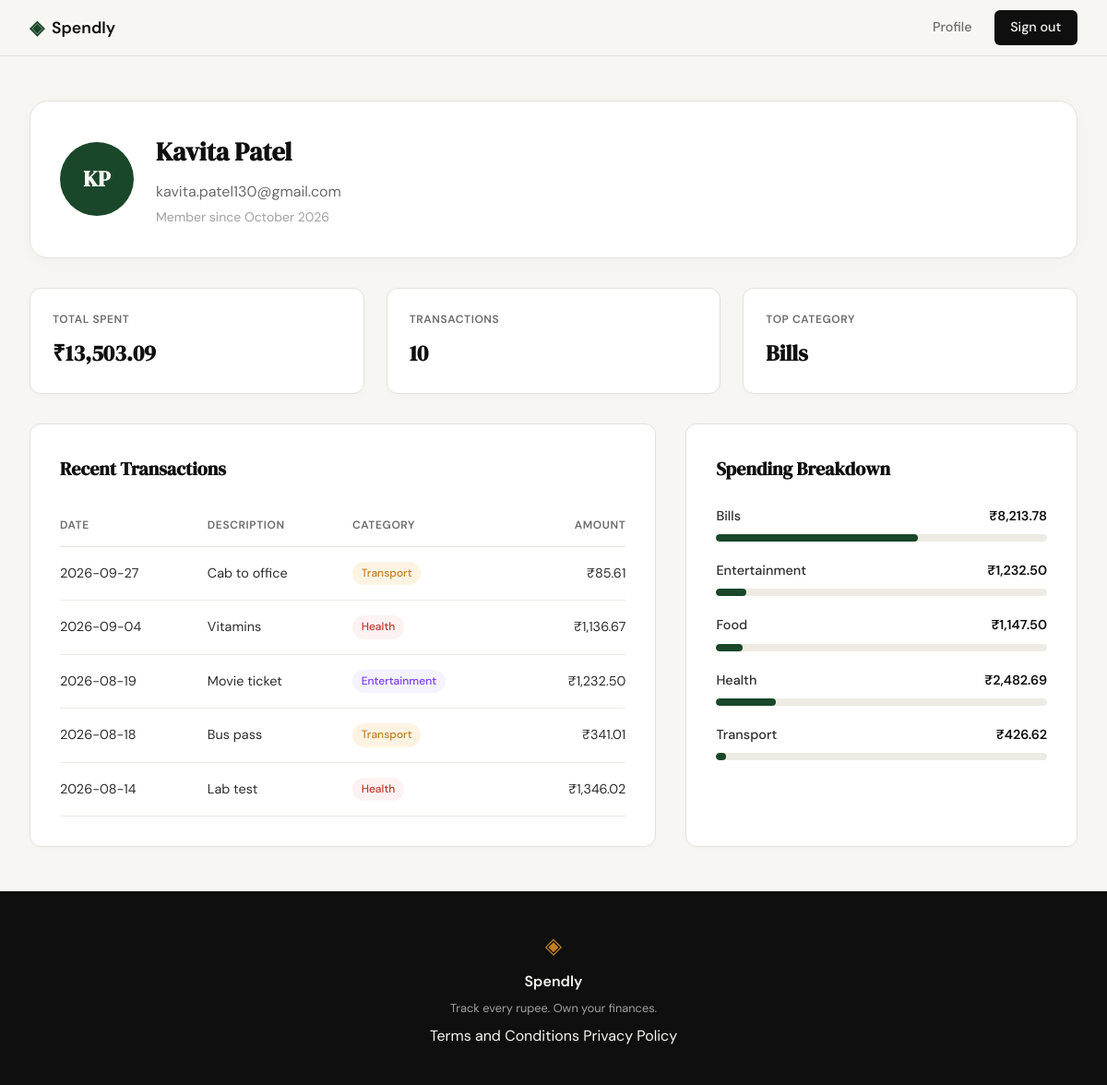
Screenshot of /profile (signed in) with the database file from the repository.
### tables this page shows
CREATE TABLE users (
                id INTEGER PRIMARY KEY AUTOINCREMENT,
                name TEXT NOT NULL,
                email TEXT UNIQUE NOT NULL,
                password_hash TEXT NOT NULL,
                created_at TEXT DEFAULT (datetime('now'))
            );

CREATE TABLE expenses (
                id INTEGER PRIMARY KEY AUTOINCREMENT,
                user_id INTEGER NOT NULL,
                amount REAL NOT NULL,
                category TEXT NOT NULL,
                date TEXT NOT NULL,
                description TEXT,
                created_at TEXT DEFAULT (datetime('now')),
                FOREIGN KEY (user_id) REFERENCES users (id)
            );

### app.py (the view)
@app.route("/profile")
@login_required
def profile():
    user_id = session.get("user_id")
    user_row = get_user_details(user_id)
    if not user_row:
        abort(404)
    created_at = user_row["created_at"]
    import datetime
    dt = datetime.datetime.strptime(created_at, "%Y-%m-%d %H:%M:%S")
    member_since = dt.strftime("%B %Y")
    user_data = {
        "name": user_row["name"],
        "email": user_row["email"],
        "member_since": member_since,
        "initials": "".join([n[0].upper() for n in user_row["name"].split()])
    }
    summary = get_spending_summary(user_id)
    stats = {
        "total_spent": f"₹{summary['total_spent']:,.2f}",
        "transaction_count": summary["transaction_count"],
        "top_category": summary["top_category"] or "None"
    }
    transactions_rows = get_recent_transactions(user_id)
    transactions = [
        {
            "date": row["date"],
            "description": row["description"],
            "category": row["category"],
            "amount": f"₹{row['amount']:,.2f}"
        }
        for row in transactions_rows
    ]
    breakdown_rows = get_category_breakdown(user_id)
    total_spend = sum(row["total"] for row in breakdown_rows)
    categories = []
    for row in breakdown_rows:
        percentage = 0
        if total_spend > 0:
            percentage = round((row["total"] / total_spend) * 100)
        categories.append({
            "name": row["category"],
            "total": f"₹{row['total']:,.2f}",
            "percentage": percentage
        })
    context = {
        "user": user_data,
        "stats": stats,
        "transactions": transactions,
        "categories": categories
    }
    return render_template("profile.html", **context)

### app.py (called while the page is built)
def login_required(f):
    @wraps(f)
    def decorated_function(*args, **kwargs):
        if not session.get("user_id"):
            return redirect(url_for("login"))
        return f(*args, **kwargs)
    return decorated_function

### database/db.py (called while the page is built)
def get_db():
    conn = sqlite3.connect(DB_PATH)
    conn.row_factory = sqlite3.Row
    conn.execute("PRAGMA foreign_keys = ON")
    return conn

def get_user_details(user_id):
    with get_db() as conn:
        return conn.execute(
            "SELECT name, email, created_at FROM users WHERE id = ?",
            (user_id,)
        ).fetchone()

def get_category_breakdown(user_id):
    with get_db() as conn:
        return conn.execute(
            "SELECT category, SUM(amount) as total FROM expenses WHERE user_id = ? GROUP BY category",
            (user_id,)
        ).fetchall()

def get_recent_transactions(user_id, limit=5):
    with get_db() as conn:
        rows = conn.execute(
            "SELECT date, description, category, amount FROM expenses WHERE user_id = ? ORDER BY date DESC LIMIT ?",
            (user_id, limit)
        ).fetchall()
        return [dict(row) for row in rows]

def get_spending_summary(user_id):
    with get_db() as conn:
        summary = conn.execute(
            "SELECT SUM(amount) as total_spent, COUNT(*) as transaction_count FROM expenses WHERE user_id = ?",
            (user_id,)
        ).fetchone()
        top_cat = conn.execute(
            "SELECT category FROM expenses WHERE user_id = ? GROUP BY category ORDER BY SUM(amount) DESC LIMIT 1",
            (user_id,)
        ).fetchone()
        return {
            "total_spent": summary["total_spent"] if summary["total_spent"] else 0.0,
            "transaction_count": summary["transaction_count"],
            "top_category": top_cat["category"] if top_cat else None
        }

### templates/profile.html (shortened to what this page needs)
{% extends "base.html" %}
{% block head %}
    <link rel="stylesheet" href="{{ url_for('static', filename='css/profile.css') }}">
{% endblock %}
{% block content %}
<div class="profile-container">
    <section class="profile-card">
        <div class="profile-card-inner">
            <div class="profile-avatar">{{ user.initials }}</div>
            <div class="profile-details">
                <h1 class="profile-name">{{ user.name }}</h1>
                <p class="profile-email">{{ user.email }}</p>
                <p class="profile-member">Member since {{ user.member_since }}</p>
            </div>
        </div>
    </section>
    <section class="profile-stats">
        <div class="stat-card">
            <span class="stat-label">Total Spent</span>
            <span class="stat-value">{{ stats.total_spent }}</span>
        </div>
        <div class="stat-card">
            <span class="stat-label">Transactions</span>
            <span class="stat-value">{{ stats.transaction_count }}</span>
        </div>
        <div class="stat-card">
            <span class="stat-label">Top Category</span>
            <span class="stat-value">{{ stats.top_category }}</span>
        </div>
    </section>
    <div class="profile-grid">
        <section class="profile-section">
            <h2 class="section-title">Recent Transactions</h2>
            <div class="table-wrapper">
                <table class="profile-table">
                    <thead>
                        <tr>
                            <th>Date</th>
                            <th>Description</th>
                            <th>Category</th>
                            <th class="text-right">Amount</th>
                        </tr>
                    </thead>
                    <tbody>
                        {% for tx in transactions %}
                        <tr>
                            <td>{{ tx.date }}</td>
                            <td>{{ tx.description }}</td>
                            <td><span class="category-badge" data-category="{{ tx.category }}">{{ tx.category }}</span></td>
                            <td class="text-right">{{ tx.amount }}</td>
                        </tr>
                        {% endfor %}
                    </tbody>
                </table>
            </div>
        </section>
        <section class="profile-section">
            <h2 class="section-title">Spending Breakdown</h2>
            <div class="category-breakdown">
                {% for cat in categories %}
                <div class="category-row">
                    <div class="category-info">
                        <span class="cat-name">{{ cat.name }}</span>
                        <span class="cat-total">{{ cat.total }}</span>
                    </div>
                    <div class="category-bar-container">
                        <div class="category-bar-fill" style="--bar-width: {{ cat.percentage }}%; width: var(--bar-width);"></div>
                    </div>
                </div>
                {% endfor %}
            </div>
        </section>
    </div>
</div>
{% endblock %}

### static/css/style.css (style rules this page uses)
:root { --ink: #0f0f0f; --ink-soft: #2d2d2d; --ink-muted: #6b6b6b; --ink-faint: #a0a0a0; --paper: #f7f6f3; --paper-warm: #f0ede6; --paper-card: #ffffff; --accent: #1a472a; --accent-light: #e8f0eb; --accent-2: #c17f24; --accent-2-light: #fdf3e3; --danger: #c0392b; --danger-light: #fdecea; --border: #e4e1da; --border-soft: #eeebe4; --cat-food: #e8f0eb; --cat-food-text: #1a472a; --cat-transport: #fdf3e3; --cat-transport-text: #c17f24; --cat-bills: #eef2ff; --cat-bills-text: #4f46e5; --cat-health: #fdf2f2; --cat-health-text: #c0392b; --cat-entertainment: #f5f3ff; --cat-entertainment-text: #7c3aed; --cat-shopping: #fff7ed; --cat-shopping-text: #ea580c; --cat-other: #f9fafb; --cat-other-text: #6b7280; --font-display: 'DM Serif Display', Georgia, serif; --font-body: 'DM Sans', system-ui, sans-serif; --max-width: 1200px; --auth-width: 440px; --radius-sm: 6px; --radius-md: 12px; --radius-lg: 20px; }
*, *::before, *::after { box-sizing: border-box; margin: 0; padding: 0; }
html { font-size: 16px; scroll-behavior: smooth; }
body { background: var(--paper); color: var(--ink); font-family: var(--font-body); font-size: 1rem; line-height: 1.6; -webkit-font-smoothing: antialiased; }
.stat-card { background: var(--paper); border: 1px solid var(--border-soft); border-radius: var(--radius-md); padding: 1.5rem; display: flex; flex-direction: column; gap: 0.25rem; }
.stat-label { font-size: 0.8rem; font-weight: 500; color: var(--ink-muted); }
.stat-value { font-family: var(--font-display); font-size: 1.5rem; color: var(--ink); font-weight: 600; }

### rows the page displays
users: name "Kavita Patel", email "kavita.patel130@gmail.com"
expenses: date "2026-09-27", description "Cab to office", category "Transport", amount "₹85.61"
expenses: date "2026-09-04", description "Vitamins", category "Health", amount "₹1,136.67"
expenses: date "2026-08-19", description "Movie ticket", category "Entertainment", amount "₹1,232.50"
expenses: date "2026-08-18", description "Bus pass", category "Transport", amount "₹341.01"
expenses: date "2026-08-14", description "Lab test", category "Health", amount "₹1,346.02"

### other values shown
{{ user.initials }} "KP"
{{ user.member_since }} "October 2026"
{{ stats.total_spent }} "₹13,503.09"
{{ stats.transaction_count }} "10"
{{ stats.top_category }} "Bills"
{{ cat.name }} "Bills" "Entertainment" "Food" "Health" "Transport"
{{ cat.total }} "₹8,213.78" "₹1,232.50" "₹1,147.50" "₹2,482.69" "₹426.62"
